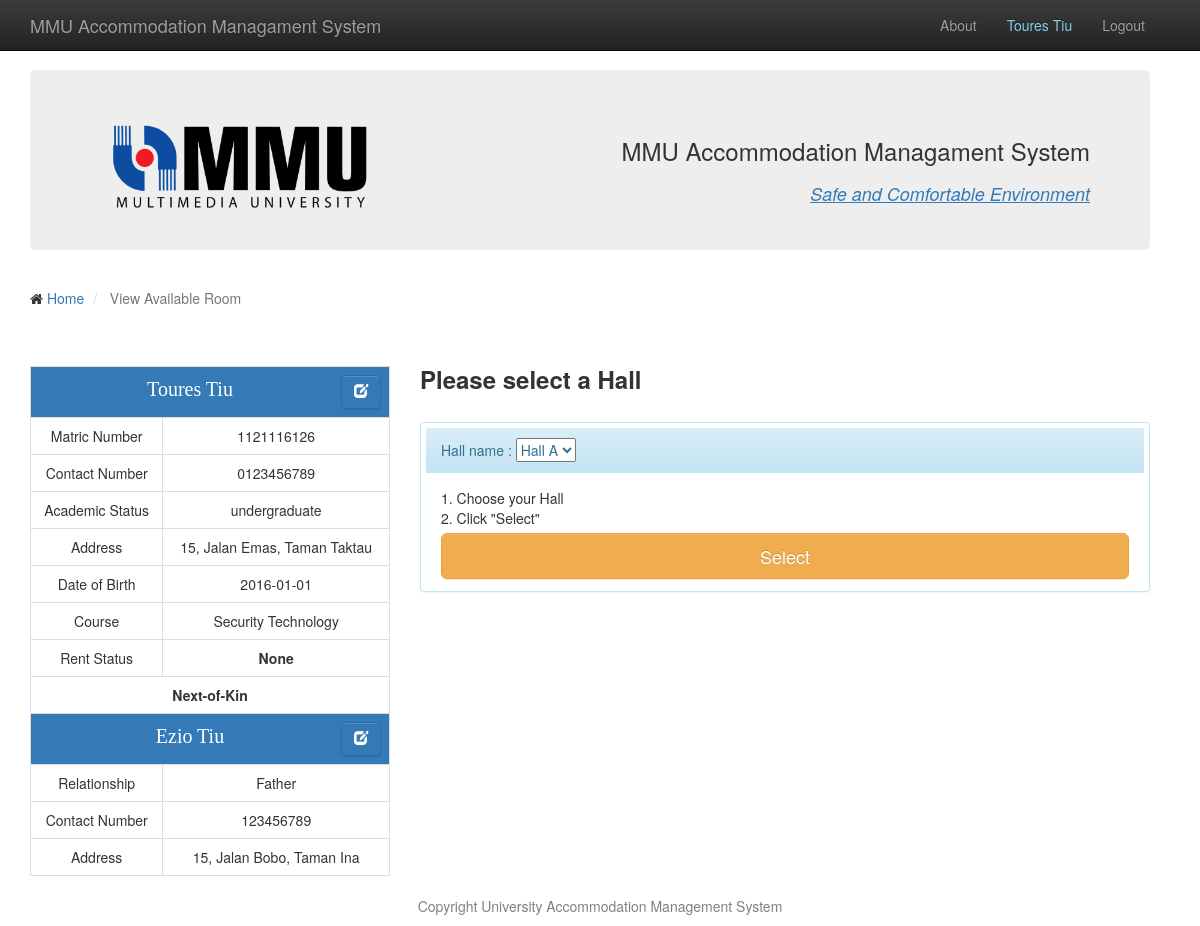
Screenshot of /rent.php (signed in) with the database file from the repository.
### tables this page shows
CREATE TABLE `student` (
  `student_id` int(10) NOT NULL,
  `student_name` varchar(50) NOT NULL,
  `student_address` varchar(50) NOT NULL,
  `student_dob` date NOT NULL,
  `student_category` varchar(50) NOT NULL,
  `student_status` varchar(10) NOT NULL,
  `course_id` varchar(5) NOT NULL,
  `student_pass` varchar(50) NOT NULL,
  `student_hp` varchar(11) NOT NULL
);

CREATE TABLE `relative` (
  `relative_id` int(5) NOT NULL,
  `relative_name` varchar(50) NOT NULL,
  `relative_relation` varchar(50) NOT NULL,
  `relative_address` varchar(50) NOT NULL,
  `relative_hp` varchar(11) NOT NULL,
  `student_id` int(10) NOT NULL
);

CREATE TABLE `course` (
  `course_id` varchar(5) NOT NULL,
  `course_title` varchar(50) NOT NULL,
  `course_leader` varchar(50) NOT NULL,
  `department_name` varchar(50) NOT NULL
);

### rent.php (the view, shortened to what this page needs)
<!DOCTYPE html>
<?php
	if (isset($_SESSION['id']))
	{
		$sess_id=$_SESSION["id"];
		$student_result = mysql_query("select * from student,course,relative where student.student_id=$sess_id and student.course_id=course.course_id and relative.student_id=$sess_id");
		$student_row = mysql_fetch_assoc($student_result);
	}
	$hall_result = mysql_query("select * from hall");
?>
<html>
<head>
<link rel="stylesheet" href="https://maxcdn.bootstrapcdn.com/bootstrap/3.3.6/css/bootstrap.min.css">
	<link rel="stylesheet" href="https://maxcdn.bootstrapcdn.com/bootstrap/3.3.6/css/bootstrap-theme.min.css">
	<link rel="stylesheet" href="https://maxcdn.bootstrapcdn.com/font-awesome/4.5.0/css/font-awesome.min.css">
    <link href="css/bootstrap.css" rel="stylesheet">
	<link href="css/bootstrap.min.css" rel="stylesheet">
</head>
		<body>
    <nav class="navbar navbar-inverse navbar-fixed-top" role="navigation">
        <div class="container">
            <div class="navbar-header">
                <a class="navbar-brand" href="index.php">MMU Accommodation Managament System</a>
            </div>
            <div class="collapse navbar-collapse" id="bs-example-navbar-collapse-1" style="float:right;margin-right:10px;">
                <ul class="nav navbar-nav">
                    <li>
                        <a href="about.php">About</a>
                    </li>
                    <li>
                        <a href="#" style="color:skyblue;cursor:context-menu;"><?php echo $student_row["student_name"] ?></a>
                    </li>
					<li>
                        <a href="logout.php">Logout</a>
                    </li>
                </ul>
            </div>
        </div>
    </nav>
			<div class="container">
			  <div class="jumbotron" style="height:180px; margin-top:70px;margin-right:20px;">
				<img src="img/mmulogo.png" alt="MMU" style="width: 300px;height:100px;">
				<table style="float:right;">
				<tr><td><h3 style="float:right;">MMU Accommodation Managament System</h3></td></tr>
				<tr><td><h4 style="float:right;font-style:italic;" class="text-primary"><u>Safe and Comfortable Environment</u></h4></td></tr>
				</table>
			  </div>
			  <div class="row">
			  <ol class="breadcrumb">
                            <li>
                                <i class="fa fa-home"></i>  <a href="index.php">Home</a>
                            </li>
                            <li class="active">
                                <i></i> View Available Room
                            </li>
                        </ol>
				<div class="col-sm-4">
				<table class="table table-bordered" style="text-align:center;margin-top:30px;">
					<tr><td colspan="2" style="background-color:#337ab7;color:white;font-size:15pt;font-family:serif;"><?php echo $student_row["student_name"]; ?>
						<button type="button" title="Update student profile" class="btn btn-default btn-primary" data-toggle="modal" data-target="#studentModal" style="float:right;"><i class="glyphicon glyphicon-edit glyphicon-lg" style="color:white;"></i>
                            </button>
						</td>
					</tr>
					<tr><td>Matric Number</td><td><?php echo $student_row["student_id"]; ?></td></tr>
					<tr><td>Contact Number</td><td><?php echo $student_row["student_hp"]; ?></td></tr>
					<tr><td>Academic Status</td><td><?php echo $student_row["student_category"]; ?></td></tr>
					<tr><td>Address</td><td><?php echo $student_row["student_address"]; ?></td></tr>
					<tr><td>Date of Birth</td><td><?php echo $student_row["student_dob"]; ?></td></tr>
					<tr><td>Course</td><td><?php echo $student_row["course_title"] ?></td></tr>
					<tr><td>Rent Status</td><td><?php  $sst=$student_row["student_status"];
																		if ($sst=="Pending")
																		{echo "<span style=\"color:orange;font-weight:bold;\">$sst</span>"; }
																		else if ($sst=="Rented")
																		{echo "<span style=\"color:#25a900;font-weight:bold;\">$sst</span>"; }
																		else
																		{echo "<span style=\"font-weight:bold;\">None</span>"; }
											?></td>
					</tr>
					<tr><td colspan="2" style="font-weight:bold;">Next-of-Kin</td></tr>
					<tr><td colspan="2" style="background-color:#337ab7;color:white;font-size:15pt;font-family:serif;"><?php echo $student_row["relative_name"]; ?>
						<button type="button" title="Update next-of-kin profile" class="btn btn-default btn-primary" data-toggle="modal" data-target="#relativeModal" style="float:right;"><i class="glyphicon glyphicon-edit glyphicon-lg" style="color:white;"></i>
                           </button>
						</td>
					</tr>
					<tr><td>Relationship</td><td><?php echo $student_row["relative_relation"]; ?></td></tr>
					<tr><td>Contact Number</td><td><?php echo $student_row["relative_hp"]; ?></td></tr>
					<tr><td>Address</td><td><?php echo $student_row["relative_address"]; ?></td></tr>
				</table>
				</div>
				<div class="col-sm-4" style="margin-top:10px;">
				<h3><b>Please select a Hall</b></h3>
				<form method="POST" action="room.php">
				<table style="width:730px;">
				<tr>
				<td><div class="panel panel-info" style="padding:5px;margin-top:20px;height:170px;">
					  <div class="panel-heading">
												Hall name :
												<select name="hall">
												<?php
													while ($hall_row = mysql_fetch_array($hall_result))
													{
														$hall_id = $hall_row['hall_id'];
														$hall_name = $hall_row['hall_name'];
														echo "<option value='$hall_id'>$hall_name</option>";
													}
												?>
												</select></div>
					  <div class="panel-body">
						<div>1. Choose your Hall </div>
						<div style="padding-bottom:5px;">2. Click "Select"</div>
						<input class="btn btn-lg btn-warning btn-block" type="submit" name="btn_hall" value="Select">
					  </div>
					</div>
				</td>
				</tr>
				</table>
				</form>
				</div>
			  </div>
			  <footer>
            <div class="row">
                <div class="col-lg-12" style="text-align:center;color:grey;">
                    <p>Copyright University Accommodation Management System</p>
                </div>
            </div>
        </footer>
			</div>
        </body>
</html>

### rent.php (style rules this page uses)
.breadcrumb { padding: 8px 0px; margin-bottom: 20px; margin-left:15px; margin-right:15px; list-style: none; background-color: transparent; }

### rows the page displays
student: student_name "Toures Tiu", relative.student_id "1121116126", student_hp "0123456789", student_category "undergraduate", student_address "15, Jalan Emas, Taman Taktau", student_dob "2016-01-01", course.course_title "Security Technology", relative.relative_name "Ezio Tiu", relative.relative_relation "Father", relative.relative_hp "123456789", relative.relative_address "15, Jalan Bobo, Taman Ina"

### other values shown
form field hall "Hall A"
